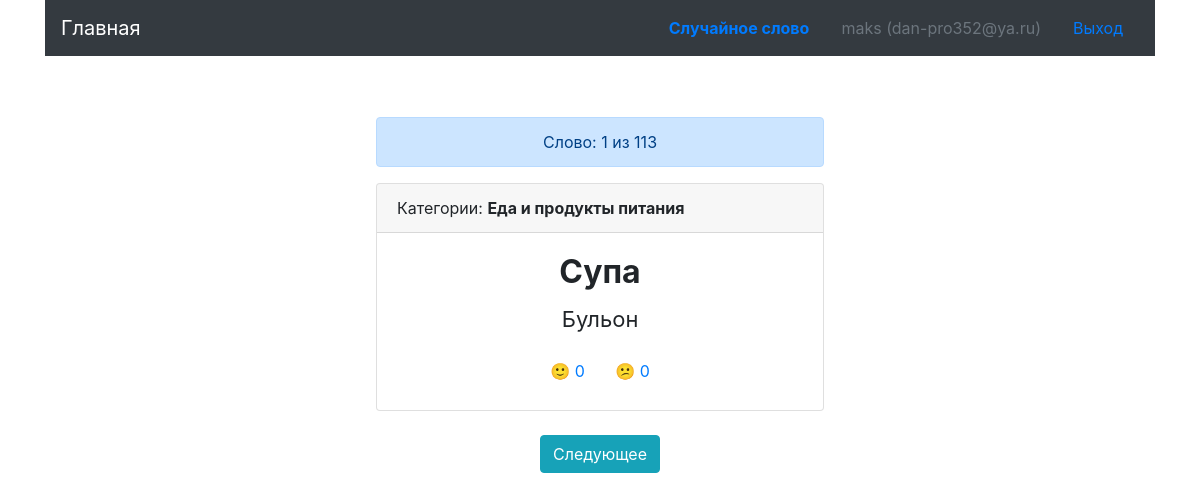
The page /category/3/1 (signed in) on the database its author committed.
### main_app/auth/models.py (models this page shows, shortened)
class BaseModel(db.Model):
    __abstract__ = True
    __table_args__ = {'sqlite_autoincrement': True}     # remove if postgres
    id = db.Column(db.Integer(), primary_key=True)

class User(BaseModel, UserMixin):
    __tablename__ = 'user'
    name = db.Column(db.String(128), nullable=True)
    email = db.Column(db.String(256), nullable=False, unique=True)
    password = db.Column(db.String(256), nullable=False)
    created_at = db.Column(db.DateTime, nullable=False, default=datetime.now)
    last_logged_at = db.Column(db.DateTime, nullable=False, default=datetime.now)
    @classmethod
    def get(cls, user_id: int):
        try:
            return db.session.query(User).get(user_id)
        except NoResultFound:
            return None

### main_app/card/models.py (models this page shows, shortened)
class BaseModel(db.Model):
    __abstract__ = True
    __table_args__ = {'sqlite_autoincrement': True}     # remove if postgres
    id = db.Column(db.Integer, primary_key=True)

class Card(BaseModel):
    __tablename__ = 'card'
    original_word = db.Column(db.String(128), unique=True, nullable=False)
    translated_word = db.Column(db.String(128), nullable=False)
    active = db.Column(db.Boolean(), default=True)
    created_at = db.Column(db.DateTime(), default=datetime.now)
    def vote_yes(self, user_id):
        return CardStats.get_positive_votes(self.id)
    def vote_no(self, user_id):
        return CardStats.get_negative_votes(self.id)
    def get_related_categories(self) -> list:
        related_categories = list()
        category_and_card = db.session.query(CategoryCards).filter(CategoryCards.card_id==self.id).all()
        for elem in category_and_card:
            category = db.session.query(Category).get(elem.category_id)
            related_categories.append(category.name)
        related_categories = ', '.join(related_categories)
        return related_categories

### main_app/card/views.py (the view)
@card.route('/category/<int:category_id>/<int:page>')
def category_words(category_id, page=1):
    seed = UserSeed.get_by_user(current_user)
    exam = request.args.get('exam', 0, int)
    per_page = 1
    category_cards = db.session.query(CategoryCards) \
                    .filter(CategoryCards.category_id==category_id) \
                    .order_by(CategoryCards.id) \
                    .all()
    cards = [category_card.card_id for category_card in category_cards]
    columns = [column.name for column in inspect(Card).columns]
    random_pairs = list(itertools.product(columns, [desc, asc]))
    random.seed(seed)
    column, ordering = random.choice(random_pairs)
    paginate_cards = db.session.query(Card).filter(Card.id.in_(cards)).order_by(ordering(text(f'Card.{column}'))).paginate(page, per_page)
    template_name = 'main/card/cards.html'
    if exam == 2:
        template_name = 'main/card/cards_ru_sr.html'
    return render_template(template_name, cards=paginate_cards, category_id=category_id, exam=exam)

### main_app/auth/models.py (called while the page is built, shortened)
    @classmethod
    def get_or_create(cls, user) -> int:
        if user.is_authenticated:
            try:
                user_seed = db.session.query(UserSeed).filter(UserSeed.user == user).one()
            except NoResultFound:
                user_seed = cls(user=user, seed=rand())
                db.session.add(user_seed)
                db.session.commit()
            return user_seed.seed

    @classmethod
    def get_by_user(cls, user) -> int:
        return cls.get_or_create(user)

### main_app/auth/views.py (called while the page is built)
@login_manager.user_loader
def load_user(user_id):
    return User.get(user_id)

### main_app/card/models.py (called while the page is built)
    @classmethod
    def get_positive_votes(cls, card_id: str) -> int:
        return db.session.query(cls).filter(cls.card_id==card_id, cls.vote == 1).count()

    @classmethod
    def get_negative_votes(cls, card_id: str) -> int:
        return db.session.query(cls).filter(cls.card_id==card_id, cls.vote == -1).count()

### main_app/templates/main/card/cards.html (shortened to what this page needs)
{% extends 'main/layout.html' %}
{% block content %}
<div class="container card-main">
	<div class="col-md-12 text-center">
		<center>
			<div class="alert alert-primary" role="alert"  style="width: 28rem;">
			  Слово: {{ cards.page }} из {{ cards.total }}
			</div>
		</center>
		{% for card in cards.items %}
		<center>
			<div class="card" style="width: 28rem;">
			  <div class="card-header text-left">
			    Категории: <b>{% for category in card.get_related_categories() %}{{ category }}{% endfor %}</b>
			  </div>
			  <div class="card-body">
			    <h2 class="card-title"><b>{{ card.translated_word.capitalize() }}</b></h2>
			    <p class="card-text {% if exam == 1 %}hide-word{% endif %}">{{ card.original_word }}</p>
			    <button type="button" class="btn btn-link vote" data-card-id="{{ card.id }}"
			    data-card-vote="1" style="text-decoration: none;">&#128578; <span id="positive" class="vote-{{ card.id }}">{{ card.vote_yes(current_user.id) }}</span></button>
			    <button type="button" class="btn btn-link vote" data-card-id="{{ card.id }}"
			    data-card-vote="0" style="text-decoration: none;">&#128533; <span id="negative" class="vote-{{ card.id }}">{{ card.vote_no(current_user.id) }}</span></button>
			  </div>
			</div>
			<br>
			    {% if cards.has_next %}
				    {% if exam %}
				    	<a type="button" class="btn btn-info" href="{{ url_for('card.category_words', category_id=category_id, page=cards.next_num, exam=exam) }}">Следующее</a>
				    {% else %}
				    	<a type="button" class="btn btn-info" href="{{ url_for('card.category_words', category_id=category_id, page=cards.next_num) }}">Следующее</a>
				    {% endif %}
			    {% else %}
			    	<a type="button" class="btn btn-info" href="{{ url_for('card.category', category_id=category_id, finish=True) }}">Закончить</a>
			    {% endif %}
		</center>
		{% endfor %}
	</div>
</div>
{% endblock %}

### main_app/templates/main/layout.html (shortened to what this page needs)
<!doctype html>
<html lang="en">
  <head>
    <link rel="stylesheet" href="https://maxcdn.bootstrapcdn.com/bootstrap/4.0.0/css/bootstrap.min.css">
  </head>
  <body>
    <div class="container">
      <nav class="navbar navbar-dark bg-dark">
        <a class="navbar-brand" href="{{ url_for('card.index') }}">Главная</a>
        <ul class="nav justify-content-end">
          <li class="nav-item">
            <a class="nav-link" href="{{ url_for('card.random_word') }}"><b>Случайное слово</b></a>
          </li>
          {% if current_user.is_authenticated %}
          <li class="nav-item">
            <span class="nav-link disabled">{{ current_user.name }} ({{ current_user.email }})</span>
          </li>
          <li class="nav-item">
            <a class="nav-link" href="{{ url_for('auth.logout') }}">Выход</a>
          </li>
          {% else %}
          <li class="nav-item">
            <a class="nav-link" href="{{ url_for('auth.login') }}">Войти</a>
          </li>
          {% endif %}
        </ul>
      </nav>
    </div>
    <div class="container">
      <div class="row">
        <div class="col-md-12 text-center">
        </div>
      </div>
    </div>
  {% block content %}{% endblock %}
  </body>
</html>

### main_app/templates/main/layout.html (style rules this page uses)
.card-text { font-size: 22px; }
.row, .card-main { margin-top: 30px; }

### rows shown on the page
User: name "maks", email "dan-pro352@ya.ru"
Card: get_related_categories "Е" "д" "а" "и" "п" "р" "о" "д" "у" "к" "т" "ы" "п" "и" "т" "а" "н" "и" "я", translated_word "Супа", original_word "Бульон", vote_yes "0", vote_no "0"

### other values the page prints
{{ cards.page }} "1"
{{ cards.total }} "113"
